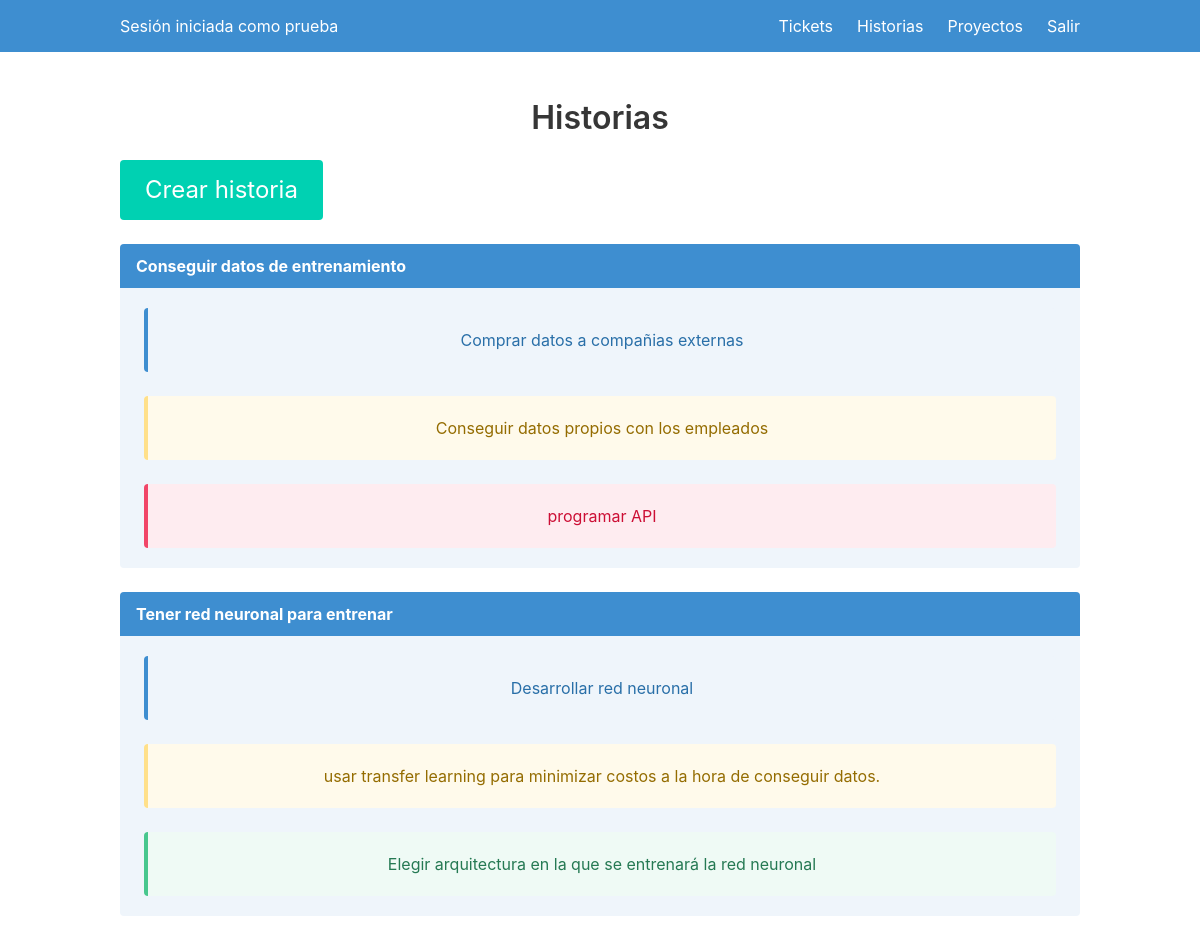
Page /historias (signed in) on the committed database.
### models.py (models this page shows, shortened)
class Usuario(UserMixin, bd.Model):
    __tablename__ = 'Usuarios'
    Cc = bd.Column(bd.Integer, primary_key=True)
    Nombre = bd.Column(bd.String(50), unique=True)
    eMail = bd.Column(bd.String(50), unique=True)
    Nit_empresa = bd.Column(bd.Integer, bd.ForeignKey('Empresas.Nit'), nullable=False)
    Contrasena = bd.Column(bd.String(100))

class Historia(UserMixin, bd.Model):
    __tablename__ = 'Historias'
    Id = bd.Column(bd.Integer, primary_key=True)
    Descr = bd.Column(bd.String(500))
    Id_Proyecto = bd.Column(bd.Integer, bd.ForeignKey('Proyectos.Id'), nullable=False)
    Id_Usuario = bd.Column(bd.Integer,bd.ForeignKey('Usuarios.Cc'), nullable=False)

class Tickets(UserMixin, bd.Model):
    __tablename__ = 'Tickets'
    Id = bd.Column(bd.Integer, primary_key=True)
    Descr = bd.Column(bd.String(500))
    Estado = bd.Column(bd.String(15), nullable=False)
    Id_Historia = bd.Column(bd.Integer, bd.ForeignKey('Historias.Id'), nullable=False)

### main.py (the view)
@main.route('/historias', methods=['POST','GET'])
@login_required
def historias():
    if request.method == 'POST':
        descr = request.form.get('descr')
        proyecto = request.form.get('proyecto')
        id_usu = current_user.Cc
        nueva_historia = Historia(Descr=descr, Id_Proyecto=proyecto, Id_Usuario = id_usu)
        bd.session.add(nueva_historia)
        bd.session.commit()
        descr = request.form.get('descripcion_ticket')
        estado = request.form.get('estado_ticket')
        id_historia = nueva_historia.Id
        nuevo_ticket = Tickets(Descr=descr,Estado=estado,Id_Historia=id_historia)
        bd.session.add(nuevo_ticket)
        bd.session.commit()
        bd.session.close()
        return redirect(url_for('main.historias'))
    else:
        proyectos = Proyecto.query.filter(Proyecto.Nit_empresa == current_user.Nit_empresa)
        historias = Historia.query.filter(Historia.Id_Usuario == current_user.Cc)
        tickets = Tickets.query.all()
        return render_template('historias.html', proyectos=proyectos, historias=historias, tickets=tickets)

### __init__.py (called while the page is built)
def create_app():
    app = Flask(__name__)
    app.config['SECRET_KEY'] = b"'\xb2\xfe\x86T:\xd0\x8b\x94MI\xe3$\xc4\xd5\x0c"
    app.config['SQLALCHEMY_DATABASE_URI'] = 'sqlite:///BD/db.sqlite'
    bd.init_app(app)
    from .models import Empresa, Usuario, Proyecto, Historia
    login_manager = LoginManager()
    login_manager.login_view = 'auth.entrar'
    login_manager.login_message = "Se necesita estar autenticado para acceder a esta página"
    login_manager.login_message_category = "warning"
    login_manager.init_app(app)
    @login_manager.user_loader
    def load_user(user_id):
        return Usuario.query.get(int(user_id))
    from .auth import auth as auth_blueprint
    app.register_blueprint(auth_blueprint)
    from .main import main as main_blueprint
    app.register_blueprint(main_blueprint)
    return app

### templates/historias.html (shortened to what this page needs)
{% extends "base.html" %}
{% block content %}
<h1 class="title">
    Historias
</h1>
<div class="container">
    <div class="buttons">
        <button class="button is-primary is-large modal-button" data-target="modal-ticket">Crear historia</button>
    </div>
<div class="container">
    {% for historia in historias %}
        <article class="message is-info">
            <div class="message-header">
                <p>{{historia.Descr}}</p>
            </div>
            <div class="message-body">
                {% for ticket in tickets %}
                    {% if ticket.Id_Historia == historia.Id %}
                        {% if ticket.Estado == "Activo" %}
                            <article class="message is-warning">
                                <div class="message-body">
                                    <p>{{ticket.Descr}}</p>
                                </div>
                            </article>
                        {% elif ticket.Estado == "En proceso" %}
                            <article class="message is-info">
                                <div class="message-body">
                                    <p>{{ticket.Descr}}</p>
                                </div>
                            </article>
                        {% elif ticket.Estado == "Finalizado" %}
                            <article class="message is-success">
                                <div class="message-body">
                                    <p>{{ticket.Descr}}</p>
                                </div>
                            </article>
                        {% elif ticket.Estado == "Cancelado" %}
                            <article class="message is-danger">
                                <div class="message-body">
                                    <p>{{ticket.Descr}}</p>
                                </div>
                            </article>
                        {% endif %}
                    {% endif %}
                {% endfor %}
            </div>
        </article>
    {% endfor %}
</div>
{% endblock %}

### templates/base.html (shortened to what this page needs)
<!DOCTYPE html>
<html>
<head>
    <link rel="stylesheet" href="https://cdn.jsdelivr.net/npm/bulma@0.9.3/css/bulma.min.css" />
</head>
<body>
    <div class="hero-head">
        <nav class="navbar is-info">
            <div class="container">
                <div class="navbar-brand">
                    {% if current_user.is_authenticated %}
                        <div class="navbar-item">
                            Sesión iniciada como {{current_user.Nombre}}
                        </div>
                    {% endif %}
                    </div>
                <div id="navbarMenu" class="navbar-menu is-info">
                    <div class="navbar-end">
                        {% if current_user.is_authenticated %}
                            <a href="{{ url_for('main.index') }}" class="navbar-item">
                                Tickets
                            </a>
                            <a href="{{ url_for('main.historias') }}" class="navbar-item">
                                Historias
                            </a>
                            <a href="{{ url_for('main.proyectos') }}" class="navbar-item">
                                Proyectos
                            </a>
                        {% endif %}
                        {% if current_user.is_authenticated %}
                            <a href="{{ url_for('auth.salir') }}" class="navbar-item">
                                Salir
                            </a>
                        {% endif %}
                    </div>
                </div>
            </div>
        </nav>
    </div>
    <div class="hero-body">
        <div class="container has-text-centered">
            {% block content %}
            {% endblock %}
        </div>
    </div>
</body>
</html>

### rows in the picture
Usuario: Nombre "prueba"
Historia: Descr "Conseguir datos de entrenamiento"
Tickets: Descr "Comprar datos a compañias externas"
Tickets: Descr "Conseguir datos propios con los empleados"
Tickets: Descr "programar API"
Historia: Descr "Tener red neuronal para entrenar"
Tickets: Descr "Desarrollar red neuronal"
Tickets: Descr "usar transfer learning para minimizar costos a la hora de conseguir datos."
Tickets: Descr "Elegir arquitectura en la que se entrenará la red neuronal"
